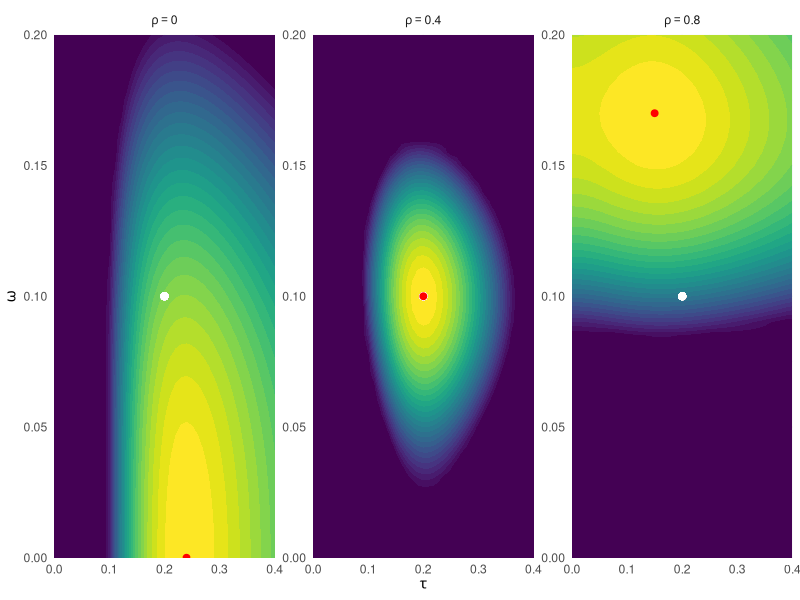
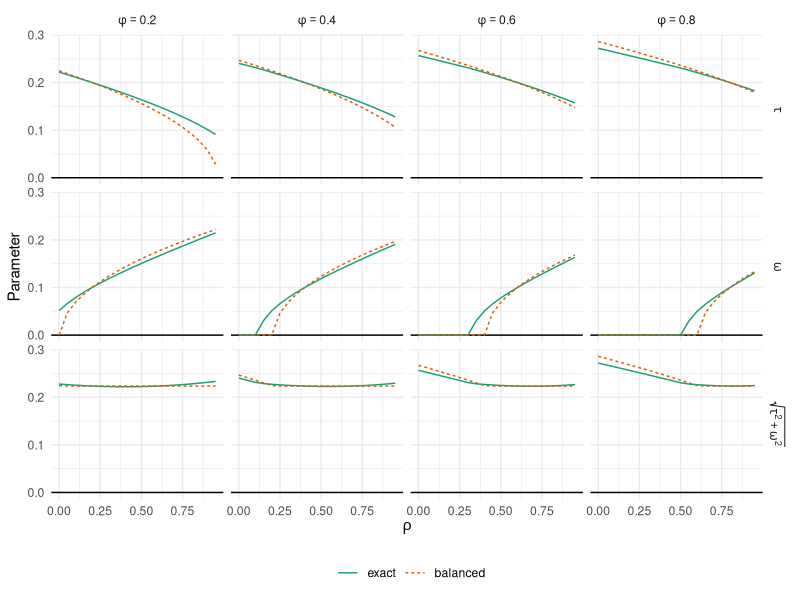

Here is the R script that generated these plots, in order:
## ---- chunk 1

library(tidyverse)
set.seed(20211124)

CHE_KL <- function(to, tau, omega, phi, rho, k_j, sigmasq_j) {
  
  trs_j <- to[1]^2 + rho * sigmasq_j
  ors_j <- to[2]^2 + (1 - rho) * sigmasq_j
  w_j <- k_j / (k_j * trs_j + ors_j)
  W <- sum(w_j)
  
  tausq_ps_j <- tau^2 + phi * sigmasq_j
  omegasq_ps_j <- omega^2 + (1 - phi) * sigmasq_j
  wj_star <- k_j / (k_j * tausq_ps_j + omegasq_ps_j)
  
  A1 <- sum((k_j - 1) * omegasq_ps_j / ors_j)
  A2 <- sum(w_j / wj_star)
  A3 <- sum(w_j^2 / wj_star) / W
  B <- sum((k_j - 1) * log(ors_j) - log(w_j / k_j))
  C <- log(W)
  
  A1 + A2 - A3 + B + C
  
}

tau <- 0.2
omega <- 0.1
phi <- 0.4
J <- 20
k_j <- 1 + rpois(J, 5)
sigmasq_j <- 4 / pmax(rgamma(J, 3, scale = 30), 20)


KL_dat <- 
  cross_df(list(t = seq(0,0.4,0.01),
                o = seq(0,0.2,0.005),
                rho = c(0, 0.4, 0.8))) %>%
  mutate(
    to = map2(.x = t, .y = o, ~ c(.x, .y)),
    KL = map2_dbl(.x = to, .y = rho, .f = CHE_KL, 
                  tau = tau, omega = omega,
                  phi = phi, k_j = k_j, sigmasq_j = sigmasq_j),
    rho = paste("rho ==", rho)
  ) %>%
  group_by(rho)

KL_min <- 
  KL_dat %>%
  filter(KL == min(KL))

KL_dat %>%
  mutate(KL = -pmin(0.25, (KL - min(KL)) / (max(KL) - min(KL)))) %>%
ggplot() + 
  facet_wrap(~ rho, scales = "free", labeller = "label_parsed") + 
  geom_contour_filled(aes(x = t, y = o, z = KL), bins = 30) + 
  geom_point(x = tau, y = omega, color = "white", size = 2) + 
  geom_point(data = KL_min, aes(x = t, y = o), color = "red", size = 2) + 
  theme_minimal() + 
  labs(x = expression(tau), y = expression(omega)) + 
  scale_x_continuous(expand = c(0,0)) + 
  scale_y_continuous(expand = c(0,0)) + 
  theme(legend.position = "none")

## ---- chunk 2

find_tau_omega <- function(tau, omega, phi, rho, k_j, sigmasq_j) {

  res <- optim(par = c(tau + 0.001, omega + 0.001), fn = CHE_KL, 
                tau = tau, omega = omega, phi = phi, rho = rho,
                k_j = k_j, sigmasq_j = sigmasq_j,
                lower = c(0,0), method = "L-BFGS-B")

  data.frame(tau_tilde = res$par[1], omega_tilde = res$par[2])
}

sigmasq_bar <- mean(sigmasq_j)

opt_params <- 
  cross_df(list(tau = tau,
                omega = omega,
                phi = seq(0.2,0.8,0.2),
                rho = seq(0,0.95,0.05))) %>%
  mutate(
    res = pmap(., .f = find_tau_omega, k_j = k_j, sigmasq_j = sigmasq_j),
  ) %>%
  unnest(res) %>%
  mutate(
    total_tilde = sqrt(tau_tilde^2 + omega_tilde^2),
    tau_pred = sqrt(pmax(0,tau^2 + (phi - rho) * sigmasq_bar)),
    omega_pred = sqrt(pmax(0, omega^2 - (phi - rho) * sigmasq_bar)),
    total_pred = sqrt(tau_pred^2+ omega_pred^2),
    phi_lab = paste("phi ==", phi)
  )

opt_params %>% 
  pivot_longer(c(ends_with("_tilde"), ends_with("_pred")),
               names_to = "q", values_to = "p") %>%
  separate(q, into = c("param","type")) %>%
  mutate(
    type = recode(type, tilde = "exact", pred = "balanced"),
    type = factor(type, levels = c("exact","balanced")),
    param = factor(param, levels = c("tau","omega","total"),
                   labels = c("tau","omega","sqrt(tau^2 + omega^2)"))
  ) %>%
  ggplot(aes(rho, p, color = type, linetype = type)) + 
  geom_hline(yintercept = 0) + 
  geom_line() + 
  scale_color_brewer(type = "qual", palette = 2) + 
  facet_grid(param ~ phi_lab, labeller = "label_parsed") + 
  theme_minimal() + 
  labs(x = expression(rho), y = "Parameter", color = "", linetype = "") +
  theme(legend.position = "bottom")

